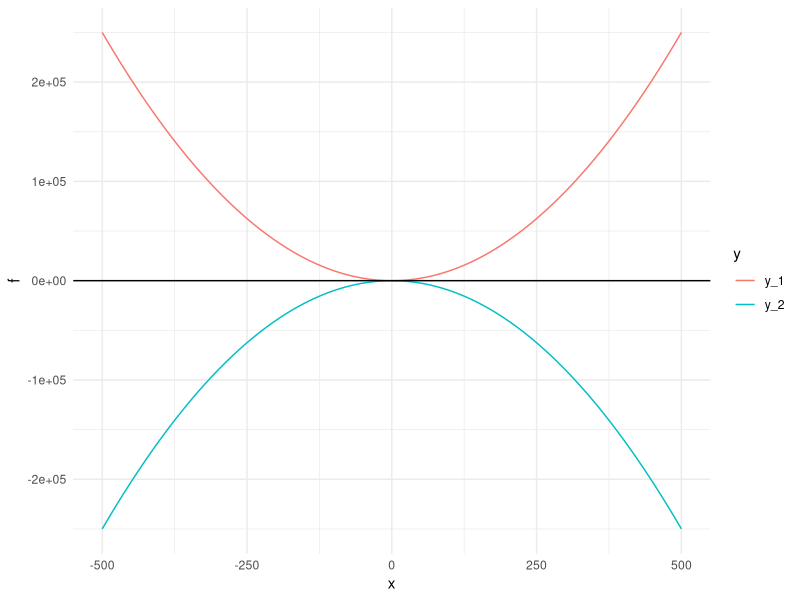
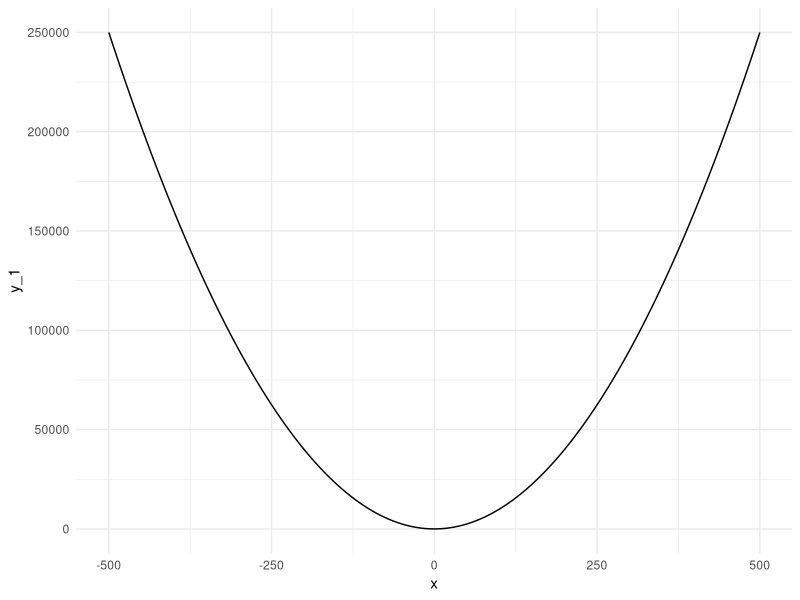
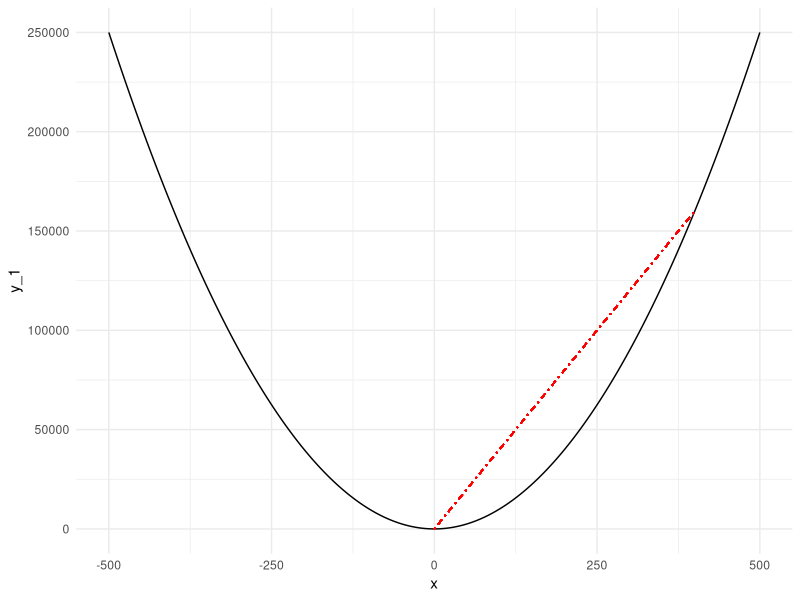
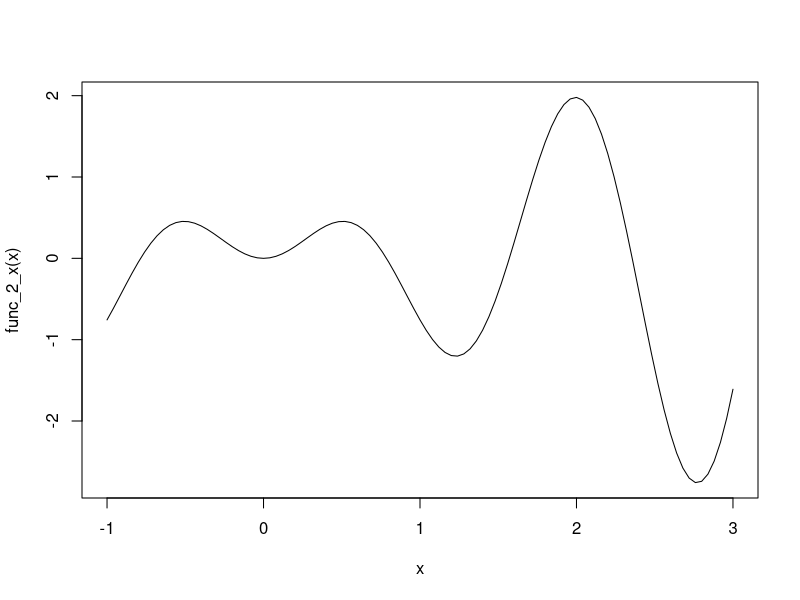
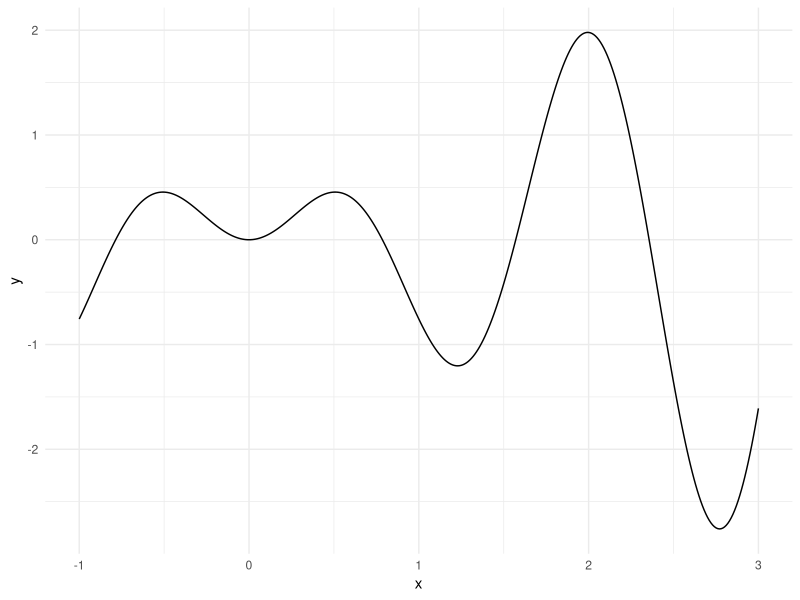
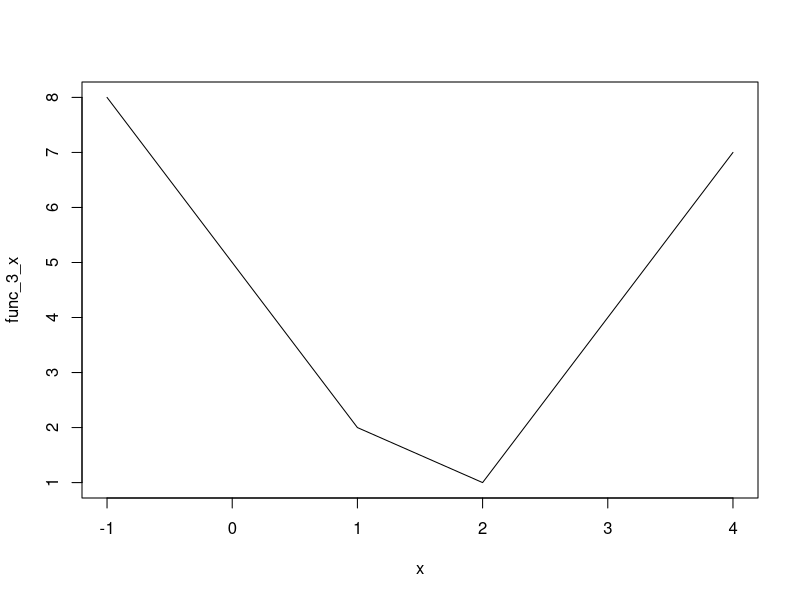
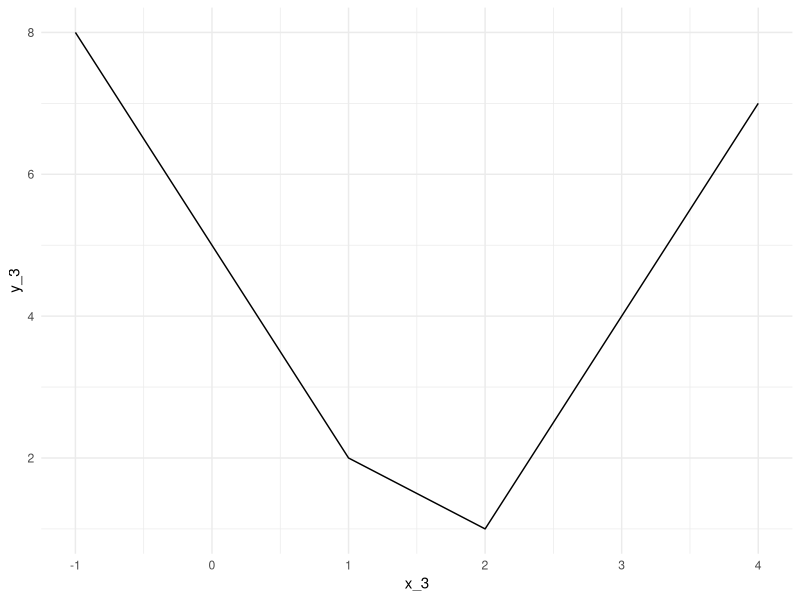
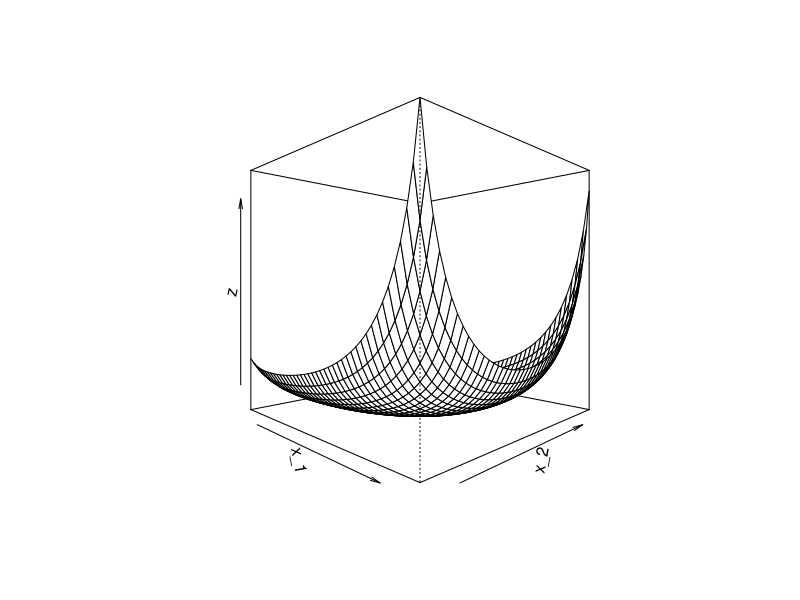

Write R code to recreate these figures, in order.
## ---- chunk 1

library(tidyverse)
library(rmarkdown)
library(knitr)
library(xml2)
library(quadprog) #for quadratic programming

knitr::opts_chunk$set(echo = T, 
                      warning = T, 
                      message = F, 
                      eval = T, 
                      include = T,
                      fig.height=3.5, 
                      fig.width=3.5,
                      fig.align = 'center'
                      )
## ---- chunk 2
x <- -500:500
y_1 <- x^2
y_2 <- -x^2
data_l <- cbind(x, y_1, y_2) %>% 
  dplyr::as_tibble() %>% #wide format
  tidyr::gather(., 
                y_1:y_2, 
                key = 'y', 
                value = 'f') #long format

ggplot(data_l, aes(x, f, color = y)) +
  geom_line() +
  geom_hline(yintercept = 0) +
  theme_minimal()

## ---- chunk 3

Dmat <- matrix(c(1/2,-1/2,-1/2,1),2,2)
dvec = c(2,6)
Amat = matrix(c(-1,-1,1,-2,-2,-1),2,3)
bvec = c(-2,-2,-3)

quadprog::solve.QP(Dmat, dvec, Amat, bvec)

## ---- chunk 4

D_mat <- matrix(c(1.68,0.34,0.34,3.09),2,2)
d_vec <- c(0, 0)
A_mat <- matrix(c(1,1,0.018,0.025),2,2)
b_vec <- c(1,0.018)
m_eq <- 1

quadprog::solve.QP(D_mat, d_vec, A_mat, b_vec, m_eq)

## ---- chunk 5

(plot_x_square <- ggplot(data = dplyr::as_tibble(cbind(x, y_1)),
       mapping = aes(x, y_1)) +
  geom_line() +
  theme_minimal())

## ---- chunk 6

plot_x_square + 
  geom_segment(aes(x = 0, 
                   y = 0, 
                   xend = 400, 
                   yend = 400^2
                   ), 
               linetype = "dotdash", 
               color = "red"
               )

## ---- chunk 7
# Another function for optimization
func_2_x <- function(x) {x*sin(4*x)}

curve(func_2_x, -1, 3) #note base R graphics function curve()

# Via ggplot()
x <- seq(-1, 3, 0.01)
y <- func_2_x(x)
data_plot_gg <- cbind(x, y) %>% tibble::as_tibble()

ggplot(data_plot_gg, aes(x, y)) +
  geom_line() +
  theme_minimal()

# Using optimize()
(optim_min_mult <- optimize(f = func_2_x, 
                            interval = c(0, 3)
                            ) #default = minimum
) 

## ---- chunk 8

optimize(func_2_x, c(1.5, 3))

## ---- chunk 9

optimize(func_2_x, c(1.5, 3), maximum = TRUE)

## ---- chunk 10

func_3_x <- function(x) {abs(x-1)+2*abs(x-2)}

plot(func_3_x, -1, 4) #note generic function plotting in base R

# Via ggplot
x_3 <- seq(-1, 4, 0.01)
y_3 <- func_3_x(x_3)

ggplot(tibble::as_tibble(cbind(x_3,y_3)),
       aes(x_3, y_3)
       ) + 
  geom_line() +
  theme_minimal()

(optim_x_3 <- optimize(func_3_x, c(0,3)))

## ---- chunk 11

func_optim <- function(x)
{
  2*(x[1]-1)^2 + 5*(x[2]-3)^2 + 10
}

optim_min <- optim(c(1,1), func_optim) #x=(x_1,x_2)=c(1,1)
print(optim_min)
## ---- chunk 12

func_optim_2 <- function(x1, x2) 
{
  return(1/x1 + 1/x2 + 
    (1-x2)/(x2*(1-x1)) + 
    1/((1-x1)*(1-x2))
    )
}

x_1 <- x_2 <- seq(0.1, 0.9, 0.02)
z <- outer(x_1, x_2, FUN = "func_optim_2")

# Different perspectives
persp(x_1, x_2, z, theta = 45, phi = 0) 
persp(x_1, x_2, z, theta = 0, phi = 45)
persp(x_1, x_2, z, theta = -45, phi = 0)

## ---- chunk 13

func_opt_2 <- function(x)
{
  x1 <- x[1]
  x2 <- x[2]
  return((1/x1 + 1/x2 + 
            (1-x2)/(x2*(1-x1)) + 
            1/((1-x1)*(1-x2)))
         )
}

optim(c(0.5, 0.5), func_opt_2)

## ---- chunk 14

x_vec <- rnorm(1000, 5, 2) #1000 normals with mean 5 and sigma 2

neg_log_likeli <- function(theta)
{
  n <- length(x_vec)
  NLL <- sum((x_vec - theta[1])^2)/(2*theta[2]) + 
    (n/2)*log(theta[2])
  
  return(NLL)
}

optim(theta <- c(0,1), #(0,1) starting
      neg_log_likeli, 
      hessian=TRUE #print the Hessian matrix
      ) 

optim(theta <- c(0.5,1.2), #different starting point
      neg_log_likeli, 
      hessian=TRUE
      ) 

mean(x_vec)


sd(x_vec)
